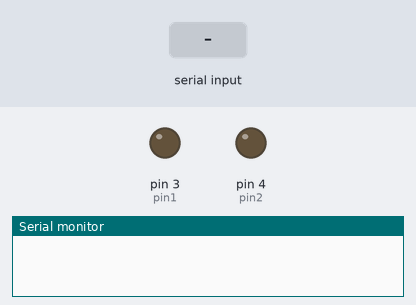
The sketch below on a simulated Arduino Uno, built with avr-gcc and run on an emulated ATmega328P. On the bench: output pins drawn as LEDs (lit = HIGH), the last lines printed to the serial monitor. The inputs (shaded band) are chosen by the test bench.

Above: at 1.2 s.
1.3 s: "r" received over Serial
At 1.9 s:
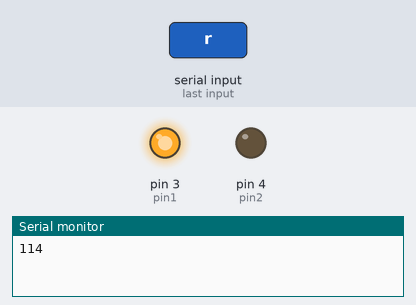
2.8 s: "1" received over Serial
At 3.1 s:
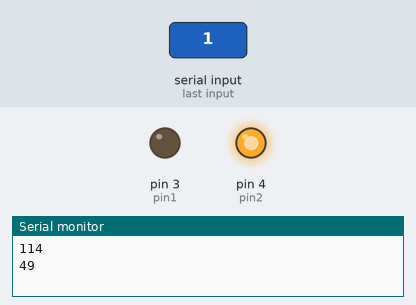
Timing chart, 0 to 5.8 s (numbered marks = the images above; inputs shaded):
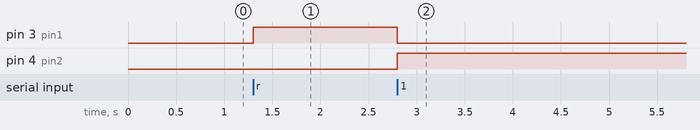

The sketch:

__IF_ELSE_serial_read_9600.ino
```cpp
int pin1 = 3;
int pin2 = 4;
void setup() {
  // put your setup code here, to run once:
  Serial.begin(9600);
  pinMode(pin1, OUTPUT);
  pinMode(pin2, OUTPUT);
}

void loop() {
  // put your main code here, to run repeatedly:
if(Serial.available()){
  int x=Serial.read();
  Serial.println(x);
  if(x==114)
  { // 1: HIGH
  digitalWrite(pin1, 1);
  digitalWrite(pin2, 0);
  delay(1000);
    //blink red led
  }
  else
  {
    //blink green led
    digitalWrite(pin2, 1);
    digitalWrite(pin1, 0);
    delay(1000);
  }
}
}
```

Measured:
- after the input at 1.3 s, pin 3 (pin1): LOW → HIGH at once
- after the input at 2.8 s, pin 3 (pin1): HIGH → LOW at once; pin 4 (pin2): LOW → HIGH at once
